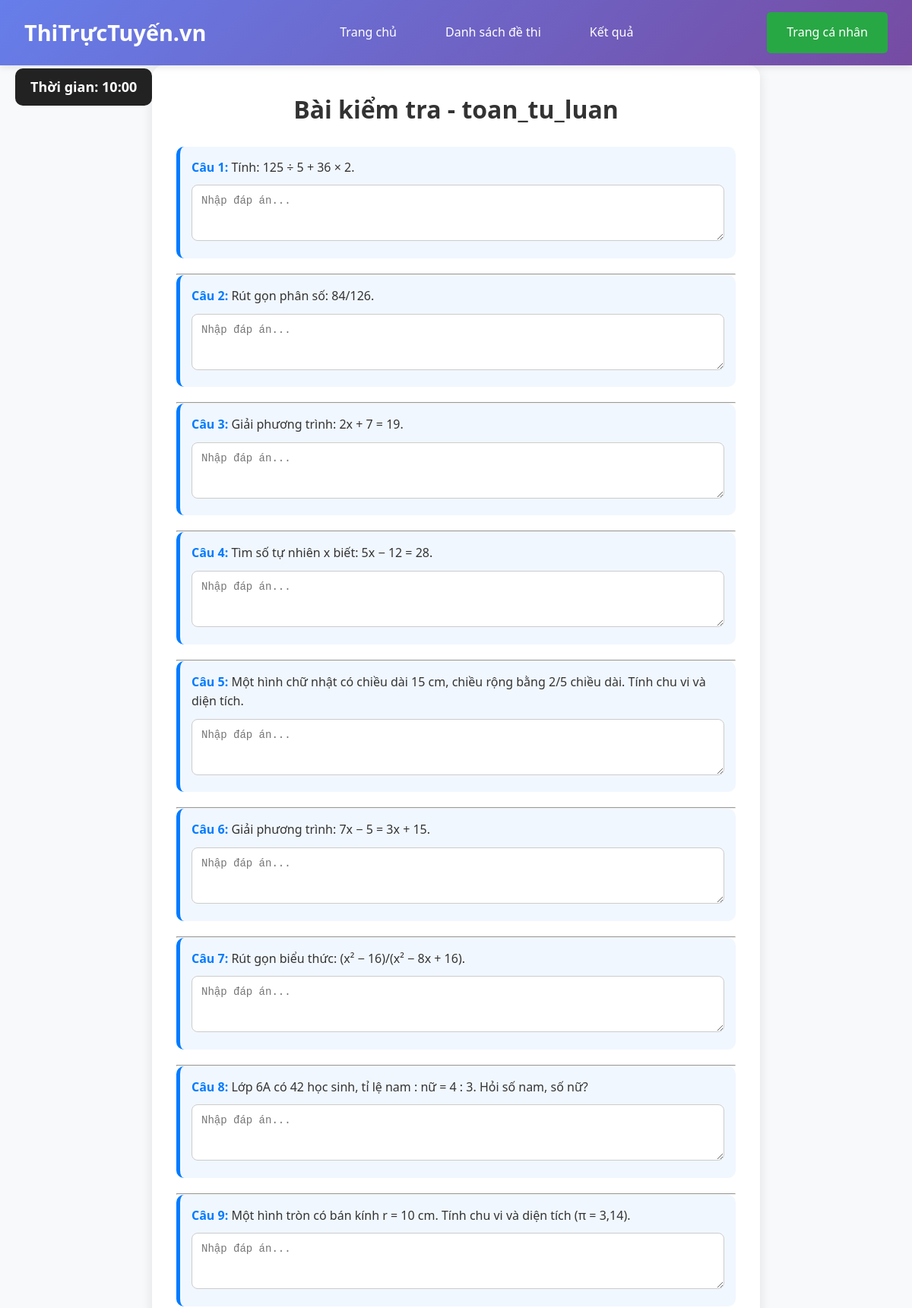
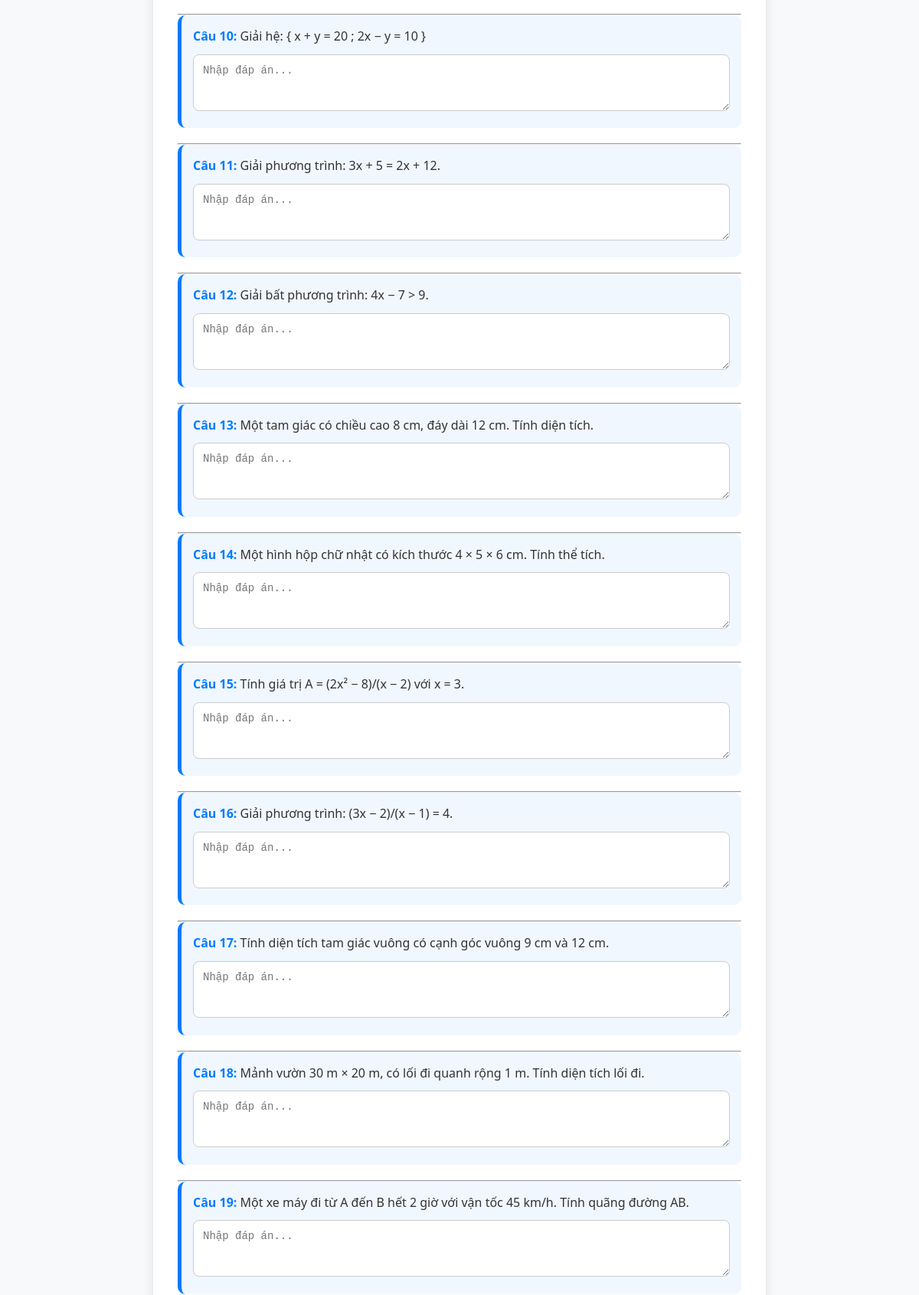
The page /exam_page.php?subject=toan_tu_luan (signed in, upper part) on the database its author committed (2 pictures, top to bottom).
### tables this page shows
CREATE TABLE `bai_toan_tu_luan` (
  `ID` int(11) NOT NULL,
  `SUBJECT` varchar(100) NOT NULL,
  `QUESTION` text NOT NULL,
  `EXPLAIN_QUESTION` text NOT NULL,
  `CORRECT_OPTION` text NOT NULL
);

### exam_page.php (the view, shortened to what this page needs)
<?php
include("config/db.php");
$tables = [
    'toan_tu_luan' => 'bai_toan_tu_luan',
    'math' => 'question_math',
    'chemistry_8' => 'question_chemistry_8',
    'chemistry_9' => 'question_chemistry_9',
    'chemistry_10' => 'question_chemistry_10',
    'chemistry_11' => 'question_chemistry_11',
    'chemistry_12' => 'question_chemistry_12',
    'physics_6'=> 'question_physics_6',
    'physics_7'=> 'question_physics_7',
    'physics_8'=> 'question_physics_8',
    'physics_9'=> 'question_physics_9',
    'physics_10'=> 'question_physics_10',
    'physics_11'=> 'question_physics_11',
    'physics_12'=> 'question_physics_12',
    'English_6'=> 'question_english_6',
    'English_7'=> 'question_english_7',
    'English_8'=> 'question_english_8',
    'English_9'=> 'question_english_9',
    'English_10'=> 'question_english_10',
    'English_11'=> 'question_english_11',
    'English_12'=> 'question_english_12',
];
$subject = $_GET['subject'] ?? '';
$table = $tables[$subject];
$sql = "SELECT * FROM `$table`";
$result = $conn->query($sql);
$stt = 1;
?>
<!DOCTYPE html>
<html lang="vi">
<head>
    <link rel="stylesheet" href="index.css">
    <link rel="stylesheet" href="exam_page.css">
    </head>
    <body>
    <?php if ($_SERVER['REQUEST_METHOD'] != 'POST') { ?>
        <div id="timer">Thời gian: <span id="time">10:00</span></div>
    <?php } ?>
    <header>
        <div class="header-container">
            <div class="logo">ThiTrựcTuyến.vn</div>
            <nav>
                <ul>
                    <li><a href="main_page.php">Trang chủ</a></li>
                    <li><a href="exam_list.php">Danh sách đề thi</a></li>
                    <li><a href="result.php">Kết quả</a></li>
                </ul>
            </nav>
            <div class="auth-buttons">
                <a class="btn btn-profie" href="profile.php">Trang cá nhân</a>
            </div>
        </div>
    </header>
    <div class="exam-container">
        <h2 class="exam-title">Bài kiểm tra - <?php echo htmlspecialchars($subject); ?></h2>
       <?php if ($_SERVER['REQUEST_METHOD'] != 'POST') { ?>
            <?php
            $subject = $_GET['subject'] ?? '';
            if ($subject != 'toan_tu_luan') {
            ?>
                <form method="post" action="">
                    <?php
                    if ($result && $result->num_rows > 0) {
                        while ($row = $result->fetch_assoc()) {
                            echo '<div class="question">';
                            echo "<b>Câu {$stt}: " . htmlspecialchars($row['QUESTION']) . "</b>";
                            echo '<div class="options">';
                            echo '<label><input type="radio" name="answer['.$stt.']" value="A"> A. ' . htmlspecialchars($row['OPTION_A']) . '</label><br>';
                            echo '<label><input type="radio" name="answer['.$stt.']" value="B"> B. ' . htmlspecialchars($row['OPTION_B']) . '</label><br>';
                            echo '<label><input type="radio" name="answer['.$stt.']" value="C"> C. ' . htmlspecialchars($row['OPTION_C']) . '</label><br>';
                            echo '<label><input type="radio" name="answer['.$stt.']" value="D"> D. ' . htmlspecialchars($row['OPTION_D']) . '</label>';
                            echo '</div>';
                            echo '<input type="hidden" name="correct['.$stt.']" value="'.$row['CORRECT_OPTION'].'">';
                            echo '<input type="hidden" name="qtext['.$stt.']" value="'.htmlspecialchars($row['QUESTION']).'">';
                            echo '<input type="hidden" name="oa['.$stt.']" value="'.htmlspecialchars($row['OPTION_A']).'">';
                            echo '<input type="hidden" name="ob['.$stt.']" value="'.htmlspecialchars($row['OPTION_B']).'">';
                            echo '<input type="hidden" name="oc['.$stt.']" value="'.htmlspecialchars($row['OPTION_C']).'">';
                            echo '<input type="hidden" name="od['.$stt.']" value="'.htmlspecialchars($row['OPTION_D']).'">';
                            echo '</div>';
                            $stt++;
                        }
                        echo '<div class="submit-container"><button class="btn btn-primary" type="submit">Nộp bài</button></div>';
                    } else {
                        echo "Không có câu hỏi nào.";
                    }
                    ?>
                </form>
            <?php
            }
            else {
                $query = "SELECT * FROM bai_toan_tu_luan";
                $result = $conn->query($query);
            ?>
                <form method="POST" action="">
                    <?php
                    $i = 1;
                    while ($row = $result->fetch_assoc()) {
                        echo "<div class='QUESTION'>";
                        echo "<b>Câu {$i}:</b> {$row['QUESTION']}<br>";
                        echo "<textarea name='answer[$i]' rows='3' cols='50' placeholder='Nhập đáp án...'></textarea>";
                        echo "</div><hr>";
                        $i++;
                    }
                    ?>
                </form>
            <?php
            }
            ?>
        <?php } ?>
    </body>
</html>

### index.css (style rules this page uses)
* { margin: 0; padding: 0; box-sizing: border-box; }
body { font-family: 'Segoe UI', Tahoma, Geneva, Verdana, sans-serif; line-height: 1.6; color: #333; background-color: #f8f9fa; }
header { background: linear-gradient(135deg, #667eea 0%, #764ba2 100%); color: white; padding: 1rem 0; box-shadow: 0 2px 10px rgba(0,0,0,0.1); position: sticky; top: 0; z-index: 1000; }
.header-container { max-width: 1200px; margin: 0 auto; display: flex; justify-content: space-between; align-items: center; padding: 0 2rem; }
.logo { font-size: 1.8rem; font-weight: bold; color: white; text-decoration: none; }
nav ul { display: flex; list-style: none; gap: 2rem; }
nav a { color: white; text-decoration: none; padding: 0.5rem 1rem; border-radius: 5px; transition: background-color 0.3s; }
.auth-buttons { display: flex; gap: 1rem; }
.btn { padding: 0.75rem 1.5rem; border: none; border-radius: 5px; cursor: pointer; font-size: 1rem; font-weight: 500; text-decoration: none; display: inline-block; text-align: center; transition: all 0.3s ease; border: 2px solid transparent; }
.btn-profie { background-color: #28a745; color: white; }
.exam-container { max-width: 800px; margin: 0 auto; background: white; padding: 2rem; border-radius: 15px; box-shadow: 0 4px 15px rgba(0,0,0,0.1); }
.exam-title { text-align: center; margin-bottom: 1.5rem; color: #333; font-size: 2rem; }

### exam_page.css (style rules this page uses)
.QUESTION { background: #f1f7ff; padding: 15px; margin-bottom: 20px; border-radius: 10px; border-left: 5px solid #007bff; transition: 0.2s; }
.QUESTION b { color: #007bff; font-size: 16px; }
.QUESTION textarea { width: 100%; padding: 12px; border-radius: 8px; border: 1px solid #ccc; margin-top: 10px; resize: vertical; font-size: 14px; transition: border 0.3s, box-shadow 0.3s; }
textarea { width: 100%; padding: 10px; border-radius: 8px; border: 1px solid #ccc; margin-top: 10px; resize: vertical; font-size: 14px; transition: 0.3s; }
#timer { position: fixed; top: 90px; left: 20px; background: #222; color: #fff; padding: 10px 20px; border-radius: 10px; font-size: 18px; font-weight: bold; z-index: 9999; }

### rows shown on the page
bai_toan_tu_luan: QUESTION "Tính: 125 ÷ 5 + 36 × 2."
bai_toan_tu_luan: QUESTION "Rút gọn phân số: 84/126."
bai_toan_tu_luan: QUESTION "Giải phương trình: 2x + 7 = 19."
bai_toan_tu_luan: QUESTION "Tìm số tự nhiên x biết: 5x − 12 = 28."
bai_toan_tu_luan: QUESTION "Một hình chữ nhật có chiều dài 15 cm, chiều rộng bằng 2/5 chiều dài. Tính chu vi và diện tích."
bai_toan_tu_luan: QUESTION "Giải phương trình: 7x − 5 = 3x + 15."
bai_toan_tu_luan: QUESTION "Rút gọn biểu thức: (x² − 16)/(x² − 8x + 16)."
bai_toan_tu_luan: QUESTION "Lớp 6A có 42 học sinh, tỉ lệ nam : nữ = 4 : 3. Hỏi số nam, số nữ?"
bai_toan_tu_luan: QUESTION "Một hình tròn có bán kính r = 10 cm. Tính chu vi và diện tích (π = 3,14)."
bai_toan_tu_luan: QUESTION "Giải hệ: { x + y = 20 ; 2x − y = 10 }"
bai_toan_tu_luan: QUESTION "Giải phương trình: 3x + 5 = 2x + 12."
bai_toan_tu_luan: QUESTION "Giải bất phương trình: 4x − 7 > 9."
bai_toan_tu_luan: QUESTION "Một tam giác có chiều cao 8 cm, đáy dài 12 cm. Tính diện tích."
bai_toan_tu_luan: QUESTION "Một hình hộp chữ nhật có kích thước 4 × 5 × 6 cm. Tính thể tích."
bai_toan_tu_luan: QUESTION "Tính giá trị A = (2x² − 8)/(x − 2) với x = 3."
bai_toan_tu_luan: QUESTION "Giải phương trình: (3x − 2)/(x − 1) = 4."
bai_toan_tu_luan: QUESTION "Tính diện tích tam giác vuông có cạnh góc vuông 9 cm và 12 cm."
bai_toan_tu_luan: QUESTION "Mảnh vườn 30 m × 20 m, có lối đi quanh rộng 1 m. Tính diện tích lối đi."
bai_toan_tu_luan: QUESTION "Một xe máy đi từ A đến B hết 2 giờ với vận tốc 45 km/h. Tính quãng đường AB."

### other values the page prints
$subject "toan_tu_luan"
